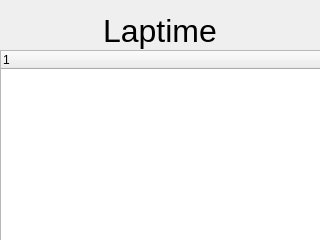
<ui version="4.0" >
 <class>frmRecallLaptime</class>
 <widget class="QDialog" name="frmRecallLaptime" >
  <property name="geometry" >
   <rect>
    <x>0</x>
    <y>0</y>
    <width>320</width>
    <height>240</height>
   </rect>
  </property>
  <property name="windowTitle" >
   <string>Message</string>
  </property>
  <widget class="QLabel" name="lblTitle" >
   <property name="geometry" >
    <rect>
     <x>9</x>
     <y>9</y>
     <width>302</width>
     <height>44</height>
    </rect>
   </property>
   <property name="sizePolicy" >
    <sizepolicy vsizetype="Maximum" hsizetype="Expanding" >
     <horstretch>0</horstretch>
     <verstretch>0</verstretch>
    </sizepolicy>
   </property>
   <property name="font" >
    <font>
     <pointsize>24</pointsize>
    </font>
   </property>
   <property name="text" >
    <string>Laptime</string>
   </property>
   <property name="alignment" >
    <set>Qt::AlignCenter</set>
   </property>
   <property name="wordWrap" >
    <bool>true</bool>
   </property>
  </widget>
  <widget class="QTreeWidget" name="laptimeWidget" >
   <property name="geometry" >
    <rect>
     <x>0</x>
     <y>50</y>
     <width>321</width>
     <height>191</height>
    </rect>
   </property>
   <property name="focusPolicy" >
    <enum>Qt::NoFocus</enum>
   </property>
   <column>
    <property name="text" >
     <string>1</string>
    </property>
   </column>
  </widget>
 </widget>
 <resources>
  <include location="../openchrono.qrc" />
 </resources>
 <connections/>
</ui>
